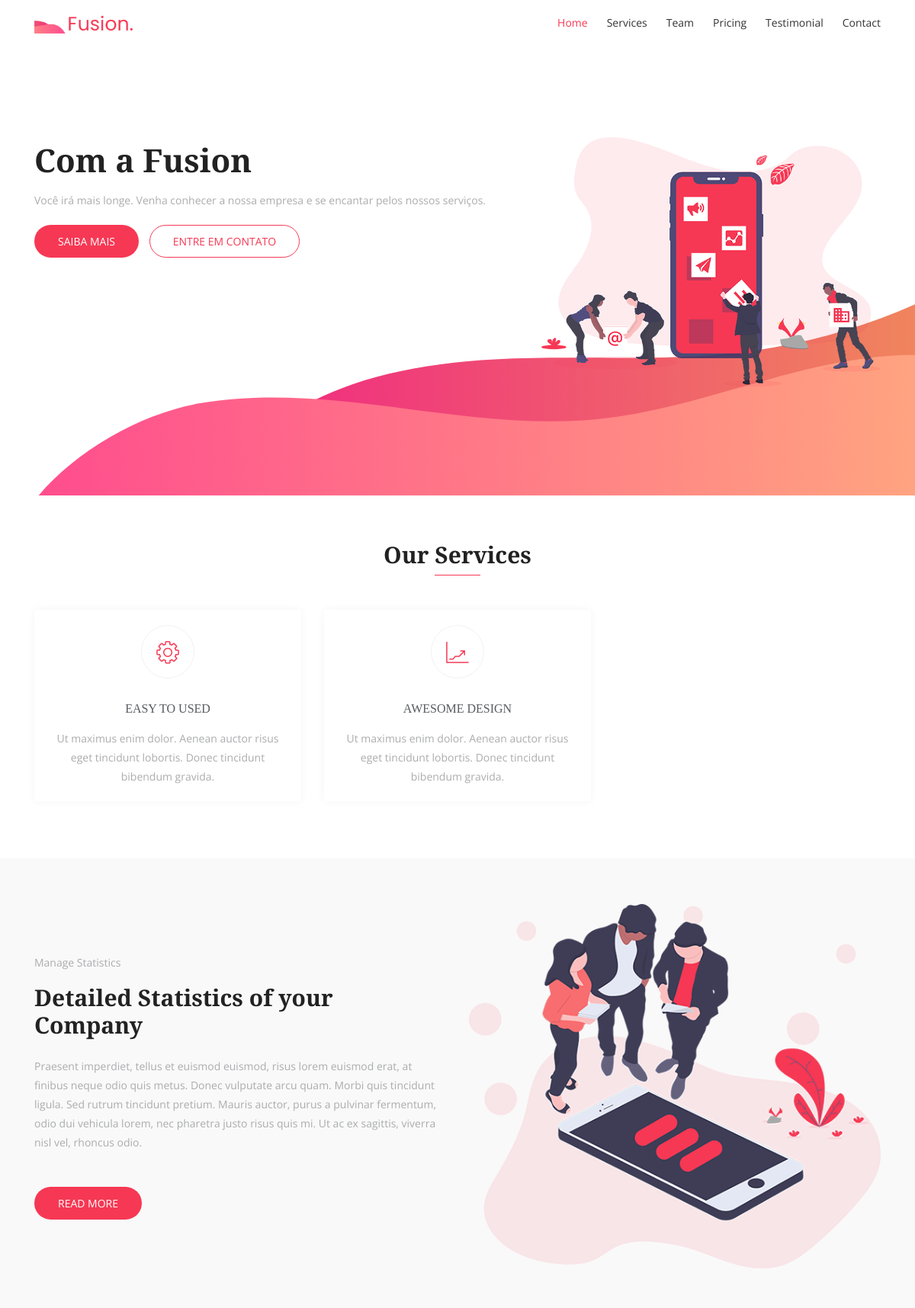
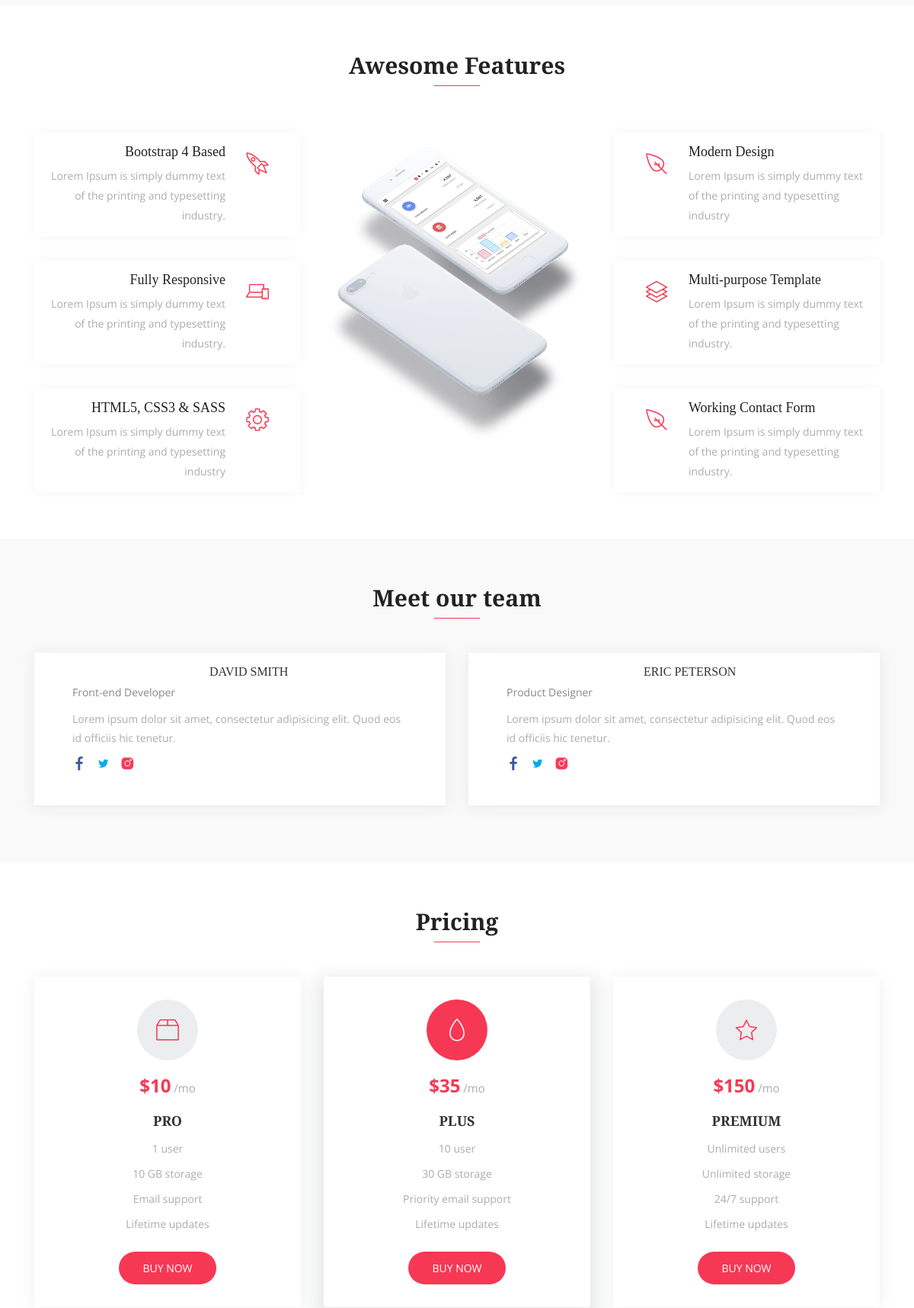
The page / (upper part) on the database its author committed (2 pictures, top to bottom).
### core/models.py (models this page shows, shortened)
class Base(models.Model):
    criados = models.DateField('Criação', auto_now_add=True)
    modificado = models.DateField('Atualização', auto_now=True)
    ativo = models.BooleanField('Ativo?', default=True)
    class Meta:
        abstract = True

class Servico(Base):
    ICONE_CHOICES = (
        ('lni-cog', 'Engrenagem'),
        ('lni-stats-up', 'Gráfico'),
        ('lni-users', 'Usuários'),
        ('lni-layers', 'Design'),
        ('lni-mobile', 'Mobile'),
        ('lni-rocket', 'Foguete'),
    )
    servico = models.CharField('Serviço', max_length=100)
    descricao = models.TextField('Descrição', max_length=200)
    icone = models.CharField('Icone', max_length=12, choices=ICONE_CHOICES)
    class Meta:
        verbose_name = 'Serviço'
        verbose_name_plural = 'Serviços'

class Funcionario(Base):
    nome = models.CharField('Nome', max_length=100)
    cargo = models.ForeignKey('core.Cargo', verbose_name='Cargo', on_delete=models.CASCADE)
    bio = models.TextField('Bio', max_length=200)
    imagem = StdImageField('Imagem', upload_to=get_file_path, variations={'thumb': {'width': 480, 'height': 480, 'crop': True}})
    facebook = models.CharField('Facebook', max_length=100, default='#')
    twitter = models.CharField('Twitter', max_length=100, default='#')
    instagram = models.CharField('Instagram', max_length=100, default='#')
    class Meta:
        verbose_name = 'Funcionário'
        verbose_name_plural = 'Funcionários'

class Cargo(Base):
    cargo = models.CharField('Cargo', max_length=100)
    class Meta:
        verbose_name = 'Cargo'
        verbose_name_plural = 'Cargos'
    def __str__(self):
        return self.cargo

### core/views.py (the view, shortened to what this page needs)
# urls.py: path('', IndexView.as_view(), name='index'),
class IndexView(FormView):
    template_name = 'index.html'
    form_class = ContatoForm
    success_url = reverse_lazy('index')
    def get_context_data(self, **kwargs):
        context = super(IndexView, self).get_context_data(**kwargs)
        context['servicos'] = Servico.objects.all()
        context['funcionarios'] = Funcionario.objects.all()
        return context

### core/templates/index.html (shortened to what this page needs)
{% extends 'base.html' %}
{% load static %}
{% block content %}
        {% include 'hero.html' %}
        {% include 'servicos.html' %}
        {% include 'about.html' %}
        {% include 'features.html' %}
        {% include 'team.html' %}
        {% include 'price.html' %}
    {% endblock %}

### core/templates/base.html (shortened to what this page needs)
{% load static %}
<!DOCTYPE html>
<html lang="pt-br">
  <head>
    <link rel="stylesheet" href="{% static 'css/bootstrap.min.css' %}" >
    <link rel="stylesheet" href="{% static 'fonts/line-icons.css' %}">
    <link rel="stylesheet" href="{% static 'css/owl.carousel.min.css' %}">
    <link rel="stylesheet" href="{% static 'css/owl.theme.css' %}">
    <link rel="stylesheet" href="{% static 'css/animate.css' %}">
    <link rel="stylesheet" href="{% static 'css/main.css' %}">
    <link rel="stylesheet" href="{% static 'css/responsive.css' %}">
  </head>
  <body>
    <header id="header-wrap">
      <nav class="navbar navbar-expand-md bg-inverse fixed-top scrolling-navbar">
        <div class="container">
          <a href="{% url 'index' %}" class="navbar-brand"><img src="{% static 'img/logo.png' %}" alt=""></a>
          <div class="collapse navbar-collapse" id="navbarCollapse">
            <ul class="navbar-nav mr-auto w-100 justify-content-end clearfix">
              <li class="nav-item active">
                <a class="nav-link" href="#hero-area">
                  Home
                </a>
              </li>
              <li class="nav-item">
                <a class="nav-link" href="#services">
                  Services
                </a>
              </li>
              <li class="nav-item">
                <a class="nav-link" href="#team">
                  Team
                </a>
              </li>
              <li class="nav-item">
                <a class="nav-link" href="#pricing">
                  Pricing
                </a>
              </li>
              <li class="nav-item">
                <a class="nav-link" href="#testimonial">
                  Testimonial
                </a>
              </li>
              <li class="nav-item">
                <a class="nav-link" href="#contact">
                  Contact
                </a>
              </li>
            </ul>
          </div>
        </div>
      </nav>
      {% block content %}
      {% endblock %}
  </body>
</html>

### core/templates/hero.html (shortened to what this page needs)
{% load static %}
<div id="hero-area" class="hero-area-bg">
        <div class="container">
          <div class="row">
            <div class="col-lg-7 col-md-12 col-sm-12 col-xs-12">
              <div class="contents">
                <h2 class="head-title">Com a Fusion</h2>
                <p>Você irá mais longe. Venha conhecer a nossa empresa e se encantar pelos nossos serviços. </p>
                <div class="header-button">
                  <a href="#" class="btn btn-common">Saiba mais</i></a>
                  <a href="#" class="btn btn-border video-popup">Entre em contato</i></a>
                </div>
              </div>
            </div>
            <div class="col-lg-5 col-md-12 col-sm-12 col-xs-12">
              <div class="intro-img">
                <img class="img-fluid" src="{% static 'img/intro-mobile.png' %}" alt="">
              </div>
            </div>
          </div>
        </div>
      </div>
</header>

### core/templates/servicos.html
{% load static %}
    <section id="services" class="section-padding">
      <div class="container">
        <div class="section-header text-center">
          <h2 class="section-title wow fadeInDown" data-wow-delay="0.3s">Our Services</h2>
          <div class="shape wow fadeInDown" data-wow-delay="0.3s"></div>
        </div>
        <div class="row">
          {% for s in servicos %}
          <div class="col-md-6 col-lg-4 col-xs-12">
            <div class="services-item wow fadeInRight" data-wow-delay="1.8s">
              <div class="icon">
                <i class="{{ s.icone }}"></i>
              </div>
              <div class="services-content">
                <h3><a href="#"> {{ s.servico }}</a></h3>
                <p>{{ s.descricao }}</p>
              </div>
            </div>
          </div>
          {% endfor %}
        </div>
      </div>
    </section>

### core/templates/about.html
{% load static %}
<div class="about-area section-padding bg-gray">
      <div class="container">
        <div class="row">
          <div class="col-lg-6 col-md-12 col-xs-12 info">
            <div class="about-wrapper wow fadeInLeft" data-wow-delay="0.3s">
              <div>
                <div class="site-heading">
                  <p class="mb-3">Manage Statistics</p>
                  <h2 class="section-title">Detailed Statistics of your Company</h2>
                </div>
                <div class="content">
                  <p>
                    Praesent imperdiet, tellus et euismod euismod, risus lorem euismod erat, at finibus neque odio quis metus. Donec vulputate arcu quam. Morbi quis tincidunt ligula. Sed rutrum tincidunt pretium. Mauris auctor, purus a pulvinar fermentum, odio dui vehicula lorem, nec pharetra justo risus quis mi. Ut ac ex sagittis, viverra nisl vel, rhoncus odio.
                  </p>
                  <a href="#" class="btn btn-common mt-3">Read More</a>
                </div>
              </div>
            </div>
          </div>
          <div class="col-lg-6 col-md-12 col-xs-12 wow fadeInRight" data-wow-delay="0.3s">
            <img class="img-fluid" src="{% static 'img/about/img-1.png' %}" alt="" >
          </div>
        </div>
      </div>
    </div>

### core/templates/features.html
{% load static %}
<section id="features" class="section-padding">
      <div class="container">
        <div class="section-header text-center">
          <h2 class="section-title wow fadeInDown" data-wow-delay="0.3s">Awesome Features</h2>
          <div class="shape wow fadeInDown" data-wow-delay="0.3s"></div>
        </div>
        <div class="row">
          <div class="col-lg-4 col-md-12 col-sm-12 col-xs-12">
            <div class="content-left">
              <div class="box-item wow fadeInLeft" data-wow-delay="0.3s">
                <span class="icon">
                  <i class="lni-rocket"></i>
                </span>
                <div class="text">
                  <h4>Bootstrap 4 Based</h4>
                  <p>Lorem Ipsum is simply dummy text of the printing and typesetting industry.</p>
                </div>
              </div>
              <div class="box-item wow fadeInLeft" data-wow-delay="0.6s">
                <span class="icon">
                  <i class="lni-laptop-phone"></i>
                </span>
                <div class="text">
                  <h4>Fully Responsive</h4>
                  <p>Lorem Ipsum is simply dummy text of the printing and typesetting industry.</p>
                </div>
              </div>
              <div class="box-item wow fadeInLeft" data-wow-delay="0.9s">
                <span class="icon">
                  <i class="lni-cog"></i>
                </span>
                <div class="text">
                  <h4>HTML5, CSS3 & SASS</h4>
                  <p>Lorem Ipsum is simply dummy text of the printing and typesetting industry</p>
                </div>
              </div>
            </div>
          </div>
          <div class="col-lg-4 col-md-12 col-sm-12 col-xs-12">
            <div class="show-box wow fadeInUp" data-wow-delay="0.3s">
              <img src="{% static 'img/feature/intro-mobile.png' %}" alt="">
            </div>
          </div>
          <div class="col-lg-4 col-md-12 col-sm-12 col-xs-12">
            <div class="content-right">
              <div class="box-item wow fadeInRight" data-wow-delay="0.3s">
                <span class="icon">
                  <i class="lni-leaf"></i>
                </span>
                <div class="text">
                  <h4>Modern Design</h4>
                  <p>Lorem Ipsum is simply dummy text of the printing and typesetting industry</p>
                </div>
              </div>
              <div class="box-item wow fadeInRight" data-wow-delay="0.6s">
                <span class="icon">
                  <i class="lni-layers"></i>
                </span>
                <div class="text">
                  <h4>Multi-purpose Template</h4>
                  <p>Lorem Ipsum is simply dummy text of the printing and typesetting industry.</p>
                </div>
              </div>
              <div class="box-item wow fadeInRight" data-wow-delay="0.9s">
                <span class="icon">
                  <i class="lni-leaf"></i>
                </span>
                <div class="text">
                  <h4>Working Contact Form</h4>
                  <p>Lorem Ipsum is simply dummy text of the printing and typesetting industry.</p>
                </div>
              </div>
            </div>
          </div>
        </div>
      </div>
    </section>

### core/templates/team.html (shortened to what this page needs)
{% load static %}
<section id="team" class="section-padding bg-gray">
      <div class="container">
        <div class="section-header text-center">
          <h2 class="section-title wow fadeInDown" data-wow-delay="0.3s">Meet our team</h2>
          <div class="shape wow fadeInDown" data-wow-delay="0.3s"></div>
        </div>
        <div class="row">
          {% for f in funcionarios %}
          <div class="col-lg-6 col-md-12 col-xs-12">
            <div class="team-item wow fadeInRight" data-wow-delay="0.2s">
              <div class="team-img">
              </div>
              <div class="contetn">
                <div class="info-text">
                  <h3><a href="#">{{ f.nome }}</a></h3>
                  <p>{{ f.cargo }}</p>
                </div>
                <p>{{ f.bio }}</p>
                <ul class="social-icons">
                  <li><a href="{{ f.facebook }}"><i class="lni-facebook-filled" aria-hidden="true"></i></a></li>
                  <li><a href="{{ f.twitter }}"><i class="lni-twitter-filled" aria-hidden="true"></i></a></li>
                  <li><a href="{{ f.instagram }}"><i class="lni-instagram-filled" aria-hidden="true"></i></a></li>
                </ul>
              </div>
            </div>
          </div>
          {% endfor %}
        </div>
      </div>
    </section>

### core/templates/price.html
{% load static %}
<section id="pricing" class="section-padding">
      <div class="container">
        <div class="section-header text-center">
          <h2 class="section-title wow fadeInDown" data-wow-delay="0.3s">Pricing</h2>
          <div class="shape wow fadeInDown" data-wow-delay="0.3s"></div>
        </div>
        <div class="row">
          <div class="col-lg-4 col-md-6 col-xs-12">
            <div class="table wow fadeInLeft" data-wow-delay="1.2s">
              <div class="icon-box">
                <i class="lni-package"></i>
              </div>
              <div class="pricing-header">
                <p class="price-value">$10<span> /mo</span></p>
              </div>
              <div class="title">
                <h3>Pro</h3>
              </div>
              <ul class="description">
                <li>1 user</li>
                <li>10 GB storage</li>
                <li>Email support</li>
                <li>Lifetime updates</li>
              </ul>
              <button class="btn btn-common">Buy Now</button>
            </div>
          </div>
          <div class="col-lg-4 col-md-6 col-xs-12 active">
            <div class="table wow fadeInUp" id="active-tb" data-wow-delay="1.2s">
              <div class="icon-box">
                <i class="lni-drop"></i>
              </div>
              <div class="pricing-header">
                <p class="price-value">$35<span> /mo</span></p>
              </div>
              <div class="title">
                <h3>Plus</h3>
              </div>
              <ul class="description">
                <li>10 user</li>
                <li>30 GB storage</li>
                <li>Priority email support</li>
                <li>Lifetime updates</li>
              </ul>
              <button class="btn btn-common">Buy Now</button>
           </div>
          </div>
          <div class="col-lg-4 col-md-6 col-xs-12">
            <div class="table wow fadeInRight" data-wow-delay="1.2s">
              <div class="icon-box">
                <i class="lni-star"></i>
              </div>
              <div class="pricing-header">
                <p class="price-value">$150<span> /mo</span></p>
              </div>
              <div class="title">
                <h3>Premium</h3>
              </div>
              <ul class="description">
                <li>Unlimited users</li>
                <li>Unlimited storage</li>
                <li>24/7 support</li>
                <li>Lifetime updates</li>
              </ul>
              <button class="btn btn-common">Buy Now</button>
            </div>
          </div>
        </div>
      </div>
    </section>

### core/templates/testimonial.html (shortened to what this page needs)
{% load static %}

### core/templates/chamada.html (shortened to what this page needs)
{% load static %}

### core/templates/contato.html (shortened to what this page needs)
{% load static %}

### core/templates/rodape.html (shortened to what this page needs)
{% load static %}

### rows shown on the page
Servico: servico "EASY TO USED", descricao "Ut maximus enim dolor. Aenean auctor risus eget tincidunt lobortis. Donec tincidunt bibendum gravida."
Servico: servico "AWESOME DESIGN", descricao "Ut maximus enim dolor. Aenean auctor risus eget tincidunt lobortis. Donec tincidunt bibendum gravida."
Funcionario: nome "DAVID SMITH", cargo "Front-end Developer", bio "Lorem ipsum dolor sit amet, consectetur adipisicing elit. Quod eos id officiis hic tenetur."
Funcionario: nome "ERIC PETERSON", cargo "Product Designer", bio "Lorem ipsum dolor sit amet, consectetur adipisicing elit. Quod eos id officiis hic tenetur."
